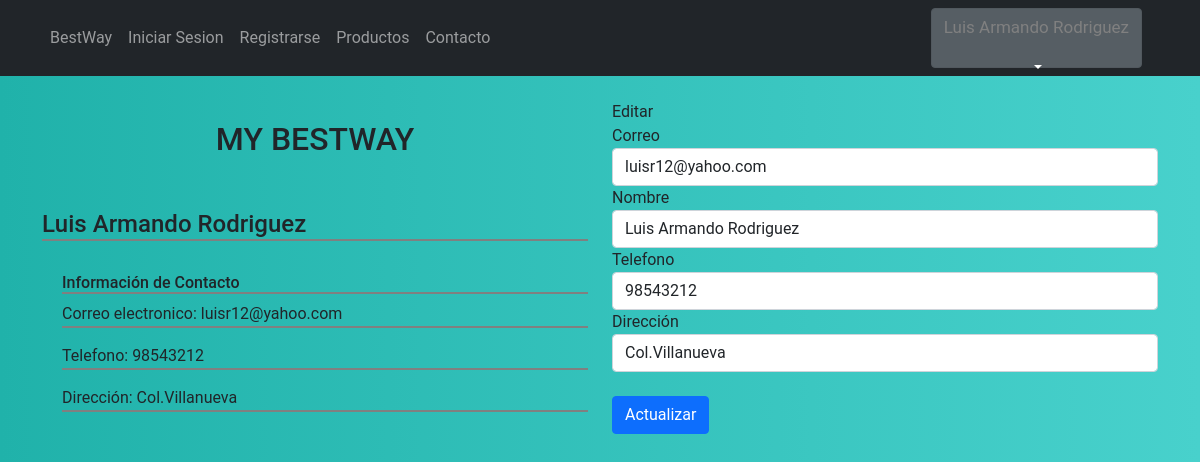
Page /containers/updateUser.php (signed in) on the committed database.
### tables this page shows
CREATE TABLE `usuario` (
  `idUsuario` int NOT NULL AUTO_INCREMENT,
  `Nombre` varchar(45) DEFAULT NULL,
  `Correo` varchar(45) NOT NULL,
  `Telefono` varchar(45) NOT NULL,
  `Direccion` tinytext NOT NULL,
  `Genero` varchar(45) NOT NULL,
  `Contraseña` varchar(45) NOT NULL,
  `Imagen` longblob,
  PRIMARY KEY (`idUsuario`)
);

### containers/updateUser.php (the view, shortened to what this page needs)
<?php
include('../layout/navbar.php')
?>
  <div class="container">
    <div class="row">
      <div class="col-lg-6"><br>
      <h2>MY BESTWAY</h2><br>
      <h4 style="border-bottom: solid 2px gray;"><?php echo $nombre ?></h4><br>
      <h6 style="border-bottom: solid 2px gray; margin-left: 20px;">Información de Contacto</h6>
      <div>
        <p style="border-bottom: solid 2px gray; margin-left: 20px;"> Correo electronico: <?php echo $email ?> </p>
        <p style="border-bottom: solid 2px gray; margin-left: 20px;"> Telefono: <?php echo $telefono ?> </p>
        <p style="border-bottom: solid 2px gray; margin-left: 20px;"> Dirección: <?php echo $direccion ?> </p>
      </div>
      </div>
      <div class="col-lg-6" ><br>
          Editar  <?php $id ?>
          <form method="post" action="updateUser.php" class="needs-validation" novalidate>
            <label for="">Correo</label>
            <input type="text" class="form-control" name="txtemail" id="txtemail" value="<?php echo $email ?>">
            <label for="">Nombre</label>
            <input type="text" class="form-control" name="txtnombre" id="txtnombre" value="<?php echo $nombre ?>">
            <div >
              <label for="tel">Telefono</label>
              <input type="number" id="tel" class="form-control" value="<?php echo $telefono ?>" placeholder="telefono" name="txttelefono" required >
            </div>
            <div >
              <label for="dir">Dirección</label>
              <input type="text" id="dir" class="form-control" value="<?php echo $direccion ?>" placeholder="direccion" name="txtdireccion" required>
            </div><br>
            <input class="btn btn-primary" type="submit" name="" id="" value="Actualizar">
          </form>
      </div>
    </div>
    </div>

### layout/navbar.php (shortened to what this page needs)
<!DOCTYPE html>
<html lang="en">
<head>
    <link rel="stylesheet" href="../style.css">
    <link rel="stylesheet" href="../css1/bootstrap.min.css">
    <link rel="stylesheet" type="text/css" href="../css/estilo.css">
</head>
<body>
<?php
    $corr=$_SESSION['correo'];
    if(!empty($corr)){
        $conexion=mysqli_connect("localhost","Yoselyn","Yoselyn123","proyecto");
        $sql="SELECT idUsuario, Correo,Nombre,Telefono,Direccion,Imagen FROM `usuario` WHERE Correo='$corr'";
        $response= mysqli_query($conexion,$sql);
        while ($fila = mysqli_fetch_assoc($response)) {
           $email= $fila["Correo"];
           $nombre= $fila["Nombre"];
           $telefono= $fila["Telefono"];
           $direccion=$fila["Direccion"];
         }
        }
    ?>
    <nav class="navbar navbar-expand-lg navbar-dark bg-dark static-top menu">
        <div class="container">
          <div class="collapse navbar-collapse" id="navbarResponsive">
            <ul class="navbar-nav ml-auto">
              <li class="nav-item active">
                <a class="nav-link" href="index.php">BestWay
                </a>
              </li>
              <li class="nav-item">
                <a class="nav-link" href="login.php">Iniciar Sesion</a>
              </li>
              <li class="nav-item">
                <a class="nav-link" href="registro.php">Registrarse</a>
              </li>
              <li class="nav-item">
                <a class="nav-link" href="../containers/categorias.php">Productos</a>
              </li>
              <li class="nav-item">
                <a class="nav-link" href="#">Contacto</a>
              </li>
            </ul>
            <div class="divVar">
            <div class="dropdown show">
          <a class="btn btn-secondary dropdown-toggle" href="#" role="button" id="dropdownMenuLink" data-toggle="dropdown" aria-haspopup="true" aria-expanded="false">
          <?php
            if(isset($_SESSION['correo'])){
              echo '<p class="variable"><span> </span>'.$nombre. "</p>";
            }
            ?>
          </a>
        </div>
            </div>
            <ul class="navbar-nav ml-auto">
              <li class="nav-item active">
                <?php if(isset($_SESSION['correo'])){ echo '<a class="nav-link" href="../config/salir.php">'; }  ?>
                </a>
              </li>
            </ul>
          </div>
        </div>
      </nav>
    </body>
</html>

### style.css (style rules this page uses)
:root { --input-padding-x: 1.5rem; --input-padding-y: .75rem; }
body { background: Lightsalmon; background: linear-gradient(to right, Lightseagreen,Mediumturquoise); }
.variable { color:gray; font-size: 17px; }
.divVar { display: inline; margin-left: auto; }
.btn-check:active+.btn-secondary, .btn-check:checked+.btn-secondary, .btn-secondary.active, .btn-secondary:active, .show>.btn-secondary.dropdown-toggle { color: #fff; background-color:#212529; border-color: gray; height: 60px; }
p { margin-top: 10px; margin-bottom: 10px; }
.btn-secondary { color: #fff; background-color: #212529; border-color: #212529; }
h2 { text-align:center; padding: 20px; }

### css/estilo.css (style rules this page uses)
* { box-sizing: border-box; }
body { font-family: 'Roboto', sans-serif; background: Lightsalmon; background: linear-gradient(to right, Lightseagreen,Mediumturquoise); }

### rows in the picture
usuario: Nombre "Luis Armando Rodriguez", Correo "luisr12@yahoo.com", Telefono "98543212", Direccion "Col.Villanueva", txtemail "luisr12@yahoo.com", txtnombre "Luis Armando Rodriguez", txttelefono "98543212", txtdireccion "Col.Villanueva"
